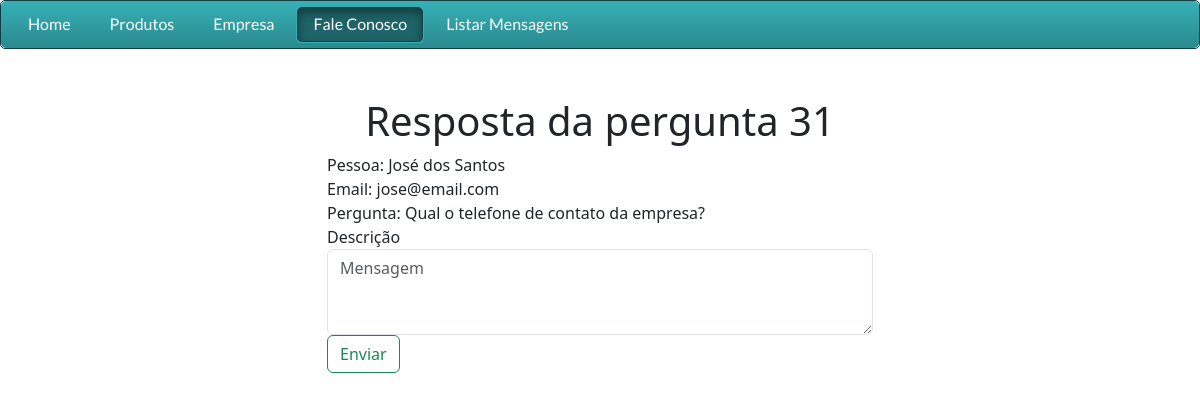
Screenshot of /views/paginaRespoder.php?id=31 with the database file from the repository.
### tables this page shows
CREATE TABLE `contato` (
  `id` int NOT NULL AUTO_INCREMENT,
  `nome` varchar(100) NOT NULL,
  `email` varchar(100) NOT NULL,
  `telefone` varchar(11) NOT NULL,
  `mensagem` text NOT NULL,
  `arquivo` varchar(200) DEFAULT NULL,
  PRIMARY KEY (`id`)
);

### dao/conexao.php (called while the page is built)
<?php
	class Conexao{
		private $_conn;
		function __construct(){
			$this->_conn = new PDO("mysql:host=localhost;dbname=faleconosco","root","Ro145312");
			$this->_conn->setAttribute(PDO::ATTR_ERRMODE, PDO::ERRMODE_EXCEPTION);
		}
		public function getConexao(){
			return $this->_conn;
		}
	}
?>

### dao/contatoDAO.php (called while the page is built, shortened)
<?php
@include_once DIR_BASE."/dao/conexao.php";
@include_once DIR_BASE."/model/contato.php";
class ContatoDAO
{
	protected $conn;
	function __construct()
	{
		$conexao = new conexao();
		$this->conn = $conexao->getConexao();
	}
	public function buscarContatoPorCodigo($codigo){
		$comandoSQL = 'select * from contato where id = :codigo';
		$stmt = $this->conn->prepare($comandoSQL);
		$resultado = $stmt->execute(array('codigo'=>$codigo));
		while ($umRegistro = $stmt->fetch()){
			$msg = new Contato();
			$msg->setCodigo($umRegistro['id']);
			$msg->setNome($umRegistro['nome']);
			$msg->setEmail($umRegistro['email']);
			$msg->setTelefone($umRegistro['telefone']);
			$msg->setMensagem($umRegistro['mensagem']);
		}
		return $msg;
	}
}
?>

### model/contato.php (called while the page is built, shortened)
<?php
class Contato
{
	private $nome;
	private $email;
	private $mensagem;
	public function setNome($nome){
		$this->nome = $nome;
	}
	public function getNome(){
		return $this->nome;
	}
	public function setEmail($email){
		$this->email = $email;
	}
	public function getEmail(){
		return $this->email;
	}
	public function setMensagem($mensagem){
		$this->mensagem = $mensagem;
	}
	public function getMensagem(){
		return $this->mensagem;
	}
}
?>

### views/paginaRespoder.php (the view, shortened to what this page needs)
<?php
include_once DIR_BASE.'/dao/contatoDAO.php';
include_once DIR_BASE.'/model/contato.php';
$msgDAO = new ContatoDAO();
$lista = $msgDAO->buscarContatoPorCodigo($_GET["id"]);
?>
<!doctype html>
<html lang=''>
<head>
<link href="https://cdn.jsdelivr.net/npm/bootstrap@5.3.0-alpha3/dist/css/bootstrap.min.css" rel="stylesheet">
   <link rel="stylesheet" href="../css/styles.css">
</head>
<body>
<div id='cssmenu'>
<ul>
    <li id="opcaoHome"><a href="javascript:window.location='<?php echo URL_BASE.'/views/index.php';?>'"><span>Home</span></a></li>
   <li id="opcaoProdutos"> <a href="javascript:window.location='<?php echo URL_BASE.'/views/paginaProdutos.php';?>'" ><span>Produtos</span></a></li>
   <li  id="opcaoEmpresa"><a href="javascript:window.location='<?php echo URL_BASE.'/views/paginaEmpresa.php';?>'"><span>Empresa</span></a></li>
   <li class='active' id="opcaoContato" class='last'><a href="javascript:window.location='<?php echo URL_BASE.'/views/paginaFaleConosco.php';?>'"><span>Fale Conosco</span></a></li>
   <li id="opcaoListarMensagens" class='last'><a href="javascript:window.location='<?php echo URL_BASE.'/views/paginaListarMensagens.php';?>'"><span>Listar Mensagens</span></a></li>
</ul>
</div>
<div id="mainContent">
    <div class="container mt-4">
        <div class="row">
            <div class="col-md-3"></div>
            <div class="col-md-6 mt-4">
                <h1 class="text-center">Resposta da pergunta <?php echo $_GET["id"];?></h1>
                <form id="formFaleConosco" name="formFaleConosco" class="form-horizontal" method="post" action="<?php echo URL_BASE.'/controller/salvarResposta.php';?>">
                    <div class="form-group">
						Pessoa: <?php echo $lista->getNome();?><br>
						Email:  <?php echo $lista->getEmail();?><br>
						Pergunta: 	<?php echo $lista->getMensagem	();?><br>
                    	<label for="mensagem">Descrição</label>
                        <textarea rows="3" id="mensagem" name="mensagem" class="form-control" placeholder="Mensagem" required></textarea>
                    </div>
                    <div class="form-group">
                        <input type="submit" id="btnEnviar" class="btn btn-outline-success btn-block pull-right" value="Enviar"/>
                    </div>
                </form>
            </div>
        </div>
    </div>
</div>
</body>
</html>

### css/styles.css (style rules this page uses)
#cssmenu ul, #cssmenu li, #cssmenu a { list-style: none; margin: 0; padding: 0; border: 0; line-height: 1; font-family: 'Lato', sans-serif; }
#cssmenu { border: 1px solid #133e40; -webkit-border-radius: 5px; -moz-border-radius: 5px; -ms-border-radius: 5px; -o-border-radius: 5px; border-radius: 5px; width: auto; }
#cssmenu ul { zoom: 1; background: #36b0b6; background: -moz-linear-gradient(top, #36b0b6 0%, #2a8a8f 100%); background: -webkit-gradient(linear, left top, left bottom, color-stop(0%, #36b0b6), color-stop(100%, #2a8a8f)); background: -webkit-linear-gradient(top, #36b0b6 0%, #2a8a8f 100%); background: -o-linear-gradient(top, #36b0b6 0%, #2a8a8f 100%); background: -ms-linear-gradient(top, #36b0b6 0%, #2a8a8f 100%); background: linear-gradient(top, #36b0b6 0%, #2a8a8f 100%); filter: progid:DXImageTransform.Microsoft.gradient(startColorstr='@top-color', endColorstr='@bottom-color', GradientType=0); padding: 5px 10px; -webkit-border-radius: 5px; -moz-border-radius: 5px; -ms-border-radius: 5px; -o-border-radius: 5px; border-radius: 5px; }
#cssmenu ul:before { content: ''; display: block; }
#cssmenu ul:after { content: ''; display: table; clear: both; }
#cssmenu li { float: left; margin: 0 5px 0 0; border: 1px solid transparent; }
#cssmenu li a { -webkit-border-radius: 5px; -moz-border-radius: 5px; -ms-border-radius: 5px; -o-border-radius: 5px; border-radius: 5px; padding: 8px 15px 9px 15px; display: block; text-decoration: none; color: #ffffff; border: 1px solid transparent; font-size: 16px; }
#cssmenu li.active { -webkit-border-radius: 5px; -moz-border-radius: 5px; -ms-border-radius: 5px; -o-border-radius: 5px; border-radius: 5px; border: 1px solid #36b0b6; }
#cssmenu li.active a { -webkit-border-radius: 5px; -moz-border-radius: 5px; -ms-border-radius: 5px; -o-border-radius: 5px; border-radius: 5px; display: block; background: #1e6468; border: 1px solid #133e40; -moz-box-shadow: inset 0 5px 10px #133e40; -webkit-box-shadow: inset 0 5px 10px #133e40; box-shadow: inset 0 5px 10px #133e40; }

### rows the page displays
contato: nome "José dos Santos", email "jose@email.com", mensagem "Qual o telefone de contato da empresa?"

### other values shown
$_GET["id"] "31"
